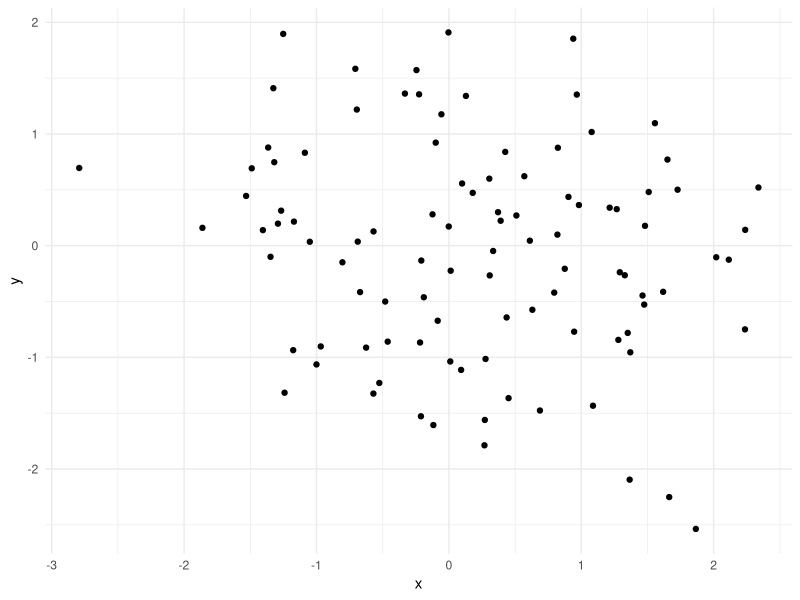

R code for this plot:
## ---- chunk 1
print('Welcome Saturday')
## ---- chunk 2
1+1
## ---- chunk 3
library("tidyverse")
df <- tibble(x = c(1,2,3)) |> 
  mutate(y = x*2)
## ---- chunk 4
df2 <- df |> 
  mutate(z = y*2)
## ---- chunk 5
df3 <- df2 |> 
  group_by(x) |> 
  summarise(x, mean(y))
## ---- chunk 6
library(tidyverse)
ggplot(data = data.frame(x = rnorm(100),
                         y = rnorm(100)),
       mapping = aes(x=x,
                     y=y)) + 
  geom_point() +
  theme_minimal()
